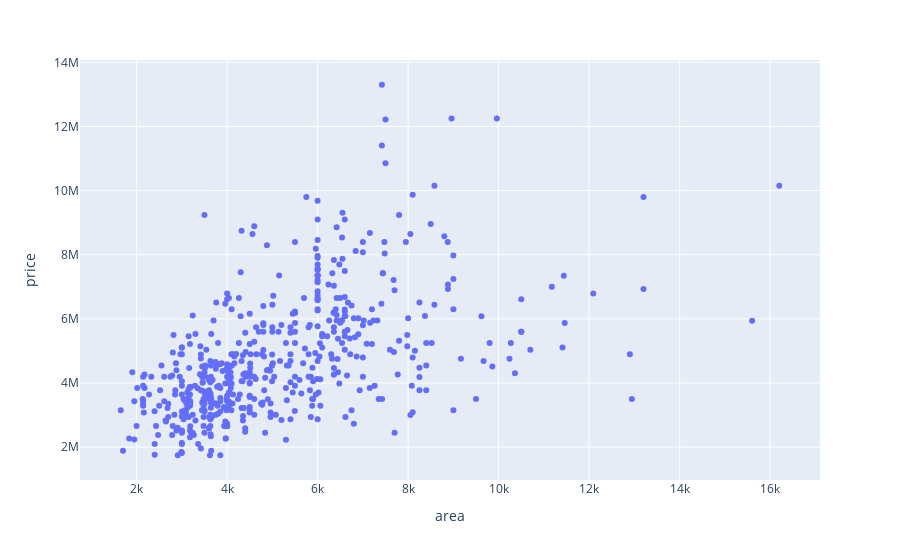

The notebook cell saved with this chart:
### Markdown cell above
### In the correlation heatmap above we can see that price is higly correlated with the area of the house. Lets build a SIMPLE LINEAR REGRESSION MODEL considering area and price of the house.

### Code cell
SLR = data[['area','price']]

### Figure 1 — Plotly figure (JSON) as saved in the notebook; plotly's stock layout.template omitted (floating-point values rounded to 4 significant figures; data arrays with more than 128 entries replaced by an {"elided": "..."} marker saying what was removed)
{"data": [{"hovertemplate": "area=%{x}<br>price=%{y}<extra></extra>", "legendgroup": "", "marker": {"color": "#636efa", "symbol": "circle"}, "mode": "markers", "name": "", "orientation": "v", "showlegend": false, "type": "scatter", "x": {"elided": "545 int values"}, "xaxis": "x", "y": {"elided": "545 int values"}, "yaxis": "y"}], "layout": {"legend": {"tracegroupgap": 0}, "margin": {"t": 60}, "xaxis": {"anchor": "y", "domain": [0, 1], "title": {"text": "area"}}, "yaxis": {"anchor": "x", "domain": [0, 1], "title": {"text": "price"}}}}
